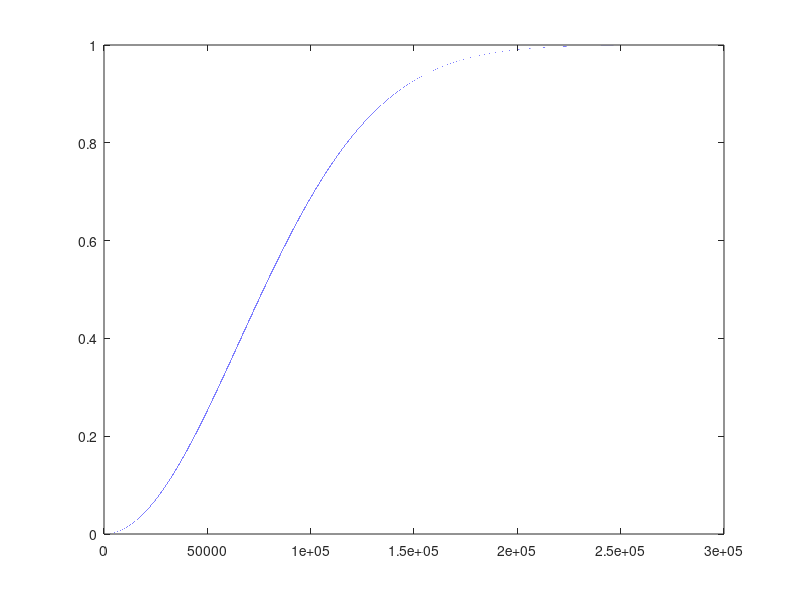

Write MATLAB code to recreate this figure.
clc; clear; close all;

n_max = power(2, 32);

number = 2^18;

n = 1:number;

p1 = 1 - exp(-(n.*(n-1))/(2*n_max));

plot(n, p1)

num_exp = power(2, 256);
p = 1 - exp(-(num_exp*(num_exp-1))/(2*n_max));